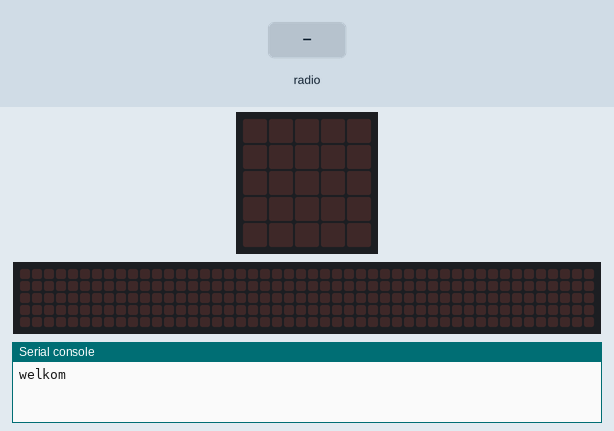
The program below on a simulated BBC micro:bit (MakeCode). Parts: the board's 5×5 LED display, a strip that is not on the board, showing the scrolling text unrolled, the last lines printed to the serial console. Inputs (shaded band) come from the test bench. The 48×5 strip is a reading aid, not a part: it shows the text the display is scrolling, unrolled, one strip-width of it at a time.

Above: at 1.2 s.
1.3 s: radio message "check=0" arrives
At 1.8 s:
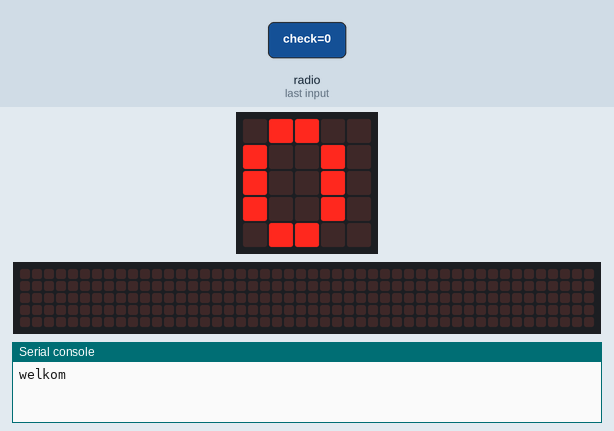
2.8 s: radio message "check=100" arrives
At 2.87 s:
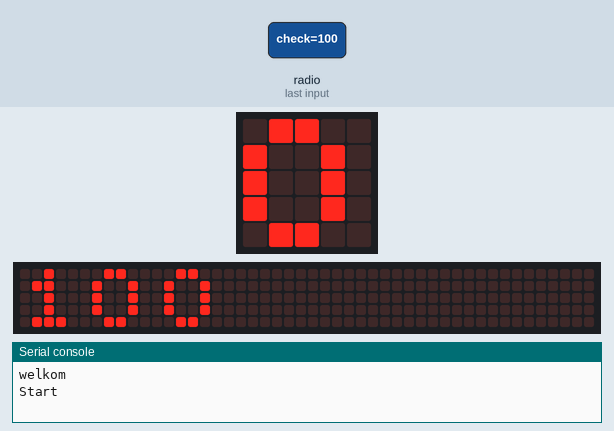
5.8 s: radio message "check=1" arrives
At 6.9 s:
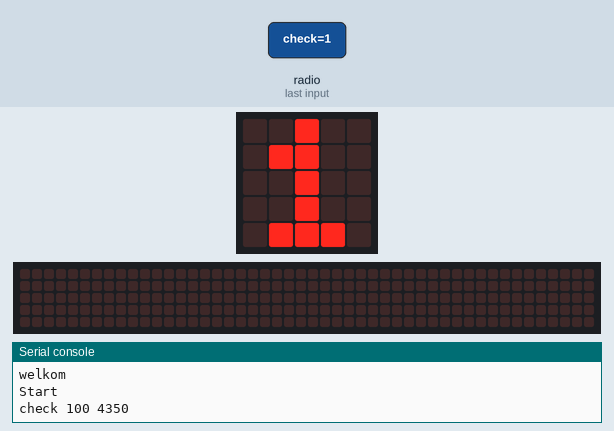
Timing chart, 0 to 8.8 s (numbered marks = the images above; inputs shaded):
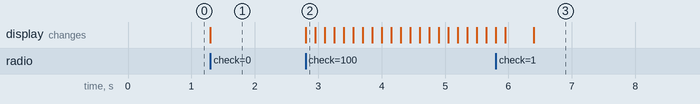

The program:

main.ts
```typescript
radio.onReceivedValue(function (name, value) {
    if (name == "check") {
        basic.showNumber(value)
        if (value == 0) {
            t_start = input.runningTime()
            serial.writeLine("Start")
        } else {
            t_check = input.runningTime()
            serial.writeLine("" + name + " " + value + " " + (t_check - t_start))
        }
    }
})
let t_check = 0
let t_start = 0
serial.writeLine("welkom")
radio.setGroup(128)
basic.forever(function () {

})
```

test.ts
```typescript
// tests gaan hier; deze zal niet worden gecompileerd wanneer dit pakket wordt gebruikt als extensie.
```

Measured:
- after the input at 1.3 s, the display: changes at once (image 1)
- after the input at 2.8 s, the display: changes at once (image 2)
